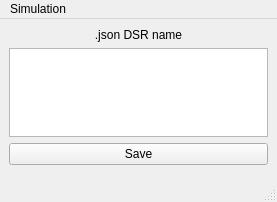
<?xml version="1.0" encoding="UTF-8"?>
<ui version="4.0">
 <class>guiDlg</class>
 <widget class="QMainWindow" name="guiDlg">
  <property name="geometry">
   <rect>
    <x>0</x>
    <y>0</y>
    <width>277</width>
    <height>202</height>
   </rect>
  </property>
  <property name="windowTitle">
   <string>graph_launcher</string>
  </property>
  <widget class="QWidget" name="centralwidget">
   <layout class="QVBoxLayout" name="verticalLayout">
    <item>
     <widget class="QLabel" name="label">
      <property name="text">
       <string>.json DSR name</string>
      </property>
      <property name="alignment">
       <set>Qt::AlignCenter</set>
      </property>
     </widget>
    </item>
    <item>
     <widget class="QTextEdit" name="textEdit"/>
    </item>
    <item>
     <widget class="QPushButton" name="pushButton">
      <property name="text">
       <string>Save</string>
      </property>
     </widget>
    </item>
    <item>
     <widget class="QSplitter" name="splitter_1">
      <property name="orientation">
       <enum>Qt::Horizontal</enum>
      </property>
      <widget class="QSplitter" name="splitter_2">
       <property name="sizePolicy">
        <sizepolicy hsizetype="Minimum" vsizetype="Expanding">
         <horstretch>0</horstretch>
         <verstretch>0</verstretch>
        </sizepolicy>
       </property>
       <property name="orientation">
        <enum>Qt::Vertical</enum>
       </property>
      </widget>
     </widget>
    </item>
   </layout>
  </widget>
  <widget class="QMenuBar" name="menubar">
   <property name="geometry">
    <rect>
     <x>0</x>
     <y>0</y>
     <width>277</width>
     <height>22</height>
    </rect>
   </property>
   <widget class="QMenu" name="menuSimulation">
    <property name="title">
     <string>Simulation</string>
    </property>
    <addaction name="actionStart_Stop"/>
   </widget>
   <addaction name="menuSimulation"/>
  </widget>
  <widget class="QStatusBar" name="statusbar"/>
  <action name="actionStart_Stop">
   <property name="text">
    <string>Start/Stop</string>
   </property>
  </action>
 </widget>
 <resources/>
 <connections/>
</ui>
